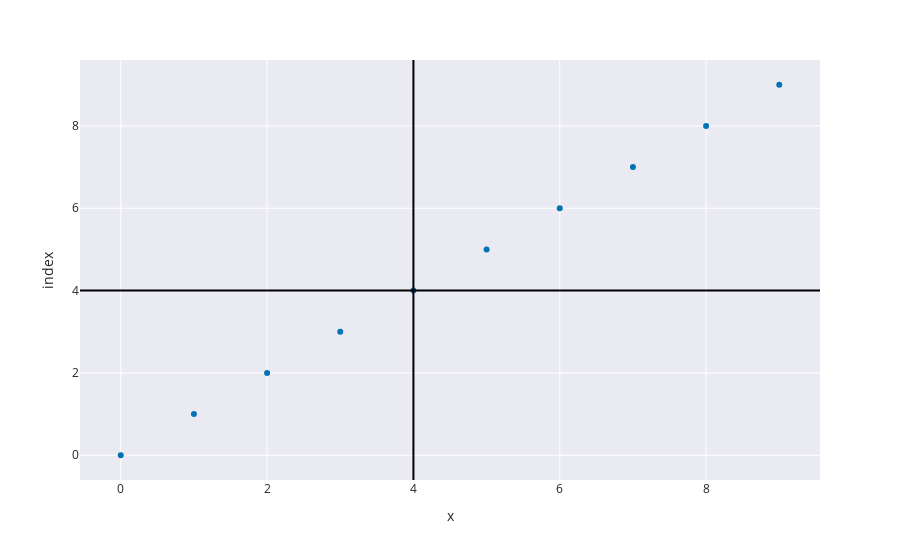

This figure's notebook cell:
### Markdown cell above
The `seaborn` template sets the default line width to 0, making the invisible when using `add_vline` or `add_hline` methods.
It also sets `opacity` to `0.5`. We fix this by popping this keys and values from the seaborn template layout.

### Code cell
df = pd.DataFrame({'time_foo_bar_xyz__s__': range(10), 'position__m__': range(10), 'speed__m/s__': 10*[1]})
fig = express.scatter(range(10), range(10))
fig.add_hline(4)
fig.add_vline(4)

### Figure 1 — Plotly figure (JSON) as saved in the notebook; plotly's stock layout.template omitted (floating-point values rounded to 4 significant figures)
{"data": [{"hovertemplate": "x=%{x}<br>index=%{y}<extra></extra>", "legendgroup": "", "marker": {"color": "#0173b2", "symbol": "circle"}, "mode": "markers", "name": "", "orientation": "h", "showlegend": false, "type": "scatter", "x": [0, 1, 2, 3, 4, 5, 6, 7, 8, 9], "xaxis": "x", "y": [0, 1, 2, 3, 4, 5, 6, 7, 8, 9], "yaxis": "y"}], "layout": {"legend": {"tracegroupgap": 0}, "margin": {"t": 60}, "shapes": [{"type": "line", "x0": 0, "x1": 1, "xref": "x domain", "y0": 4, "y1": 4, "yref": "y"}, {"type": "line", "x0": 4, "x1": 4, "xref": "x", "y0": 0, "y1": 1, "yref": "y domain"}], "xaxis": {"anchor": "y", "domain": [0, 1], "title": {"text": "x"}}, "yaxis": {"anchor": "x", "domain": [0, 1], "title": {"text": "index"}}}}
